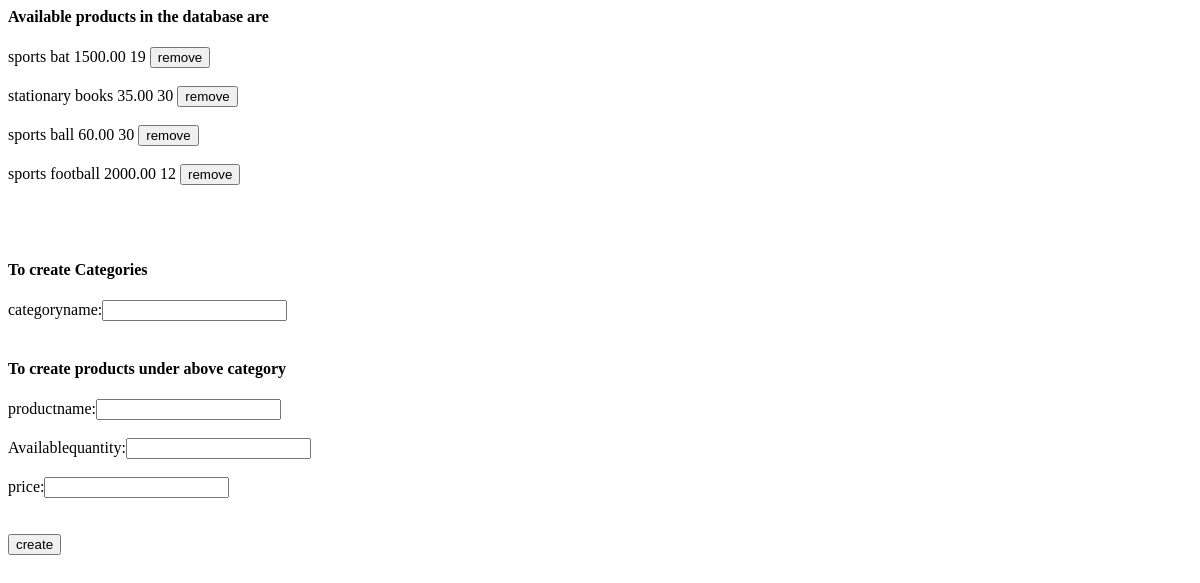
/ecart/Adminindex (signed in), run on an earlier commit of the app's database.
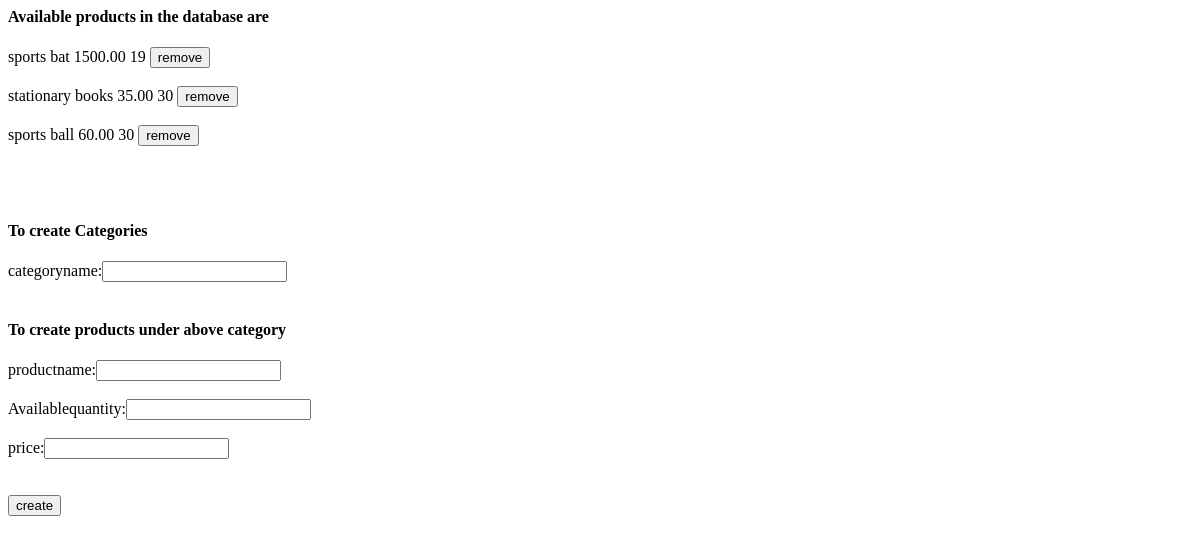
And on a later commit of the database.
### EcApp/models.py (models this page shows, shortened)
class Products(models.Model):
    category = models.ForeignKey(Category)
    name = models.CharField(max_length=255)
    quant=models.IntegerField()
    num=models.IntegerField(default=0)
    price=models.DecimalField(max_length=255, decimal_places=2, max_digits=10)
    date = models.DateField(default=datetime.now)

class Category(models.Model):
    name = models.CharField(max_length=255)
    date = models.DateField(default=datetime.now)
    def __str__(self):
        return self.name

### EcApp/views.py (the view, shortened to what this page needs)
# urls.py: url('Adminindex', views.Adminindex),
def Adminindex(request):
    table={ 'items':Products.objects.all() }
    if request.session.has_key('user'):
        user = request.session['user']
        return render(request,'Adminhome.html',table)

### EcApp/templates/Adminhome.html (shortened to what this page needs)
<html>
<head>
</head>
<body>
<form action="/ecart/Adminindex/" method="post">
{% block body %}
<h4>Available products in the database are</h4>
{%for obj in items%}
	<td>{{ obj.category }}</td>
	<td>{{ obj.name  }}</td>
	<td>{{ obj.price }}</td>
 	<td>{{ obj.quant }}</td>
 	<td><a href="/ecart/Adminindex?action=remove&id={{obj.id}}"><input type="button" value="remove" name="remove"></a></td><br><br>
{%endfor%}
<br><br>
<h4>To create Categories </h4>
categoryname:<input type="text" name="cname"><br><br>
<h4>To create products under above category</h4>
productname:<input type="text" name="pname"><br><br>
Availablequantity:<input type="number" name="pquant"><br><br>
price:<input type="number" name="pprice"><br><br><br>
<td><input type="submit" value="create" name="create"><br>
{% endblock %}
</form>
</body>
</html>

What changed in the data, as far as the page shows it:
removed Products: category "sports", name "football", price "2000.00", quant "12"
